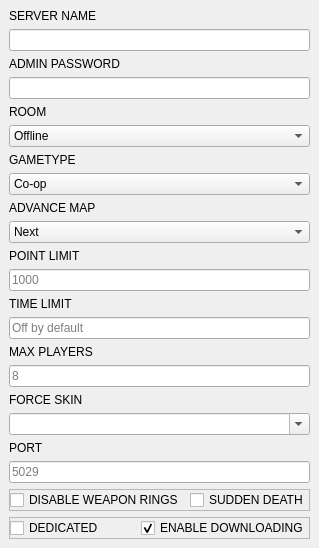
                        <widget class="QWidget" name="scrollAreaWidgetContents_4">
                         <property name="geometry">
                          <rect>
                           <x>0</x>
                           <y>0</y>
                           <width>278</width>
                           <height>536</height>
                          </rect>
                         </property>
                         <layout class="QVBoxLayout" name="verticalLayout_16">
                          <property name="leftMargin">
                           <number>9</number>
                          </property>
                          <property name="topMargin">
                           <number>9</number>
                          </property>
                          <property name="rightMargin">
                           <number>9</number>
                          </property>
                          <property name="bottomMargin">
                           <number>9</number>
                          </property>
                          <item>
                           <widget class="QLabel" name="ServerNameLabel">
                            <property name="text">
                             <string>SERVER NAME</string>
                            </property>
                           </widget>
                          </item>
                          <item>
                           <widget class="QLineEdit" name="ServerNameInput"/>
                          </item>
                          <item>
                           <widget class="QLabel" name="AdminPasswordLabel">
                            <property name="text">
                             <string>ADMIN PASSWORD</string>
                            </property>
                           </widget>
                          </item>
                          <item>
                           <widget class="QLineEdit" name="AdminPasswordInput">
                            <property name="echoMode">
                             <enum>QLineEdit::Password</enum>
                            </property>
                           </widget>
                          </item>
                          <item>
                           <widget class="QLabel" name="RoomLabel">
                            <property name="text">
                             <string>ROOM</string>
                            </property>
                           </widget>
                          </item>
                          <item>
                           <widget class="QComboBox" name="RoomInput">
                            <item>
                             <property name="text">
                              <string>Offline</string>
                             </property>
                            </item>
                            <item>
                             <property name="text">
                              <string>Standard</string>
                             </property>
                            </item>
                            <item>
                             <property name="text">
                              <string>Casual</string>
                             </property>
                            </item>
                            <item>
                             <property name="text">
                              <string>Hugs</string>
                             </property>
                            </item>
                            <item>
                             <property name="text">
                              <string>OLDC</string>
                             </property>
                            </item>
                           </widget>
                          </item>
                          <item>
                           <widget class="QLabel" name="GametypeLabel">
                            <property name="text">
                             <string>GAMETYPE</string>
                            </property>
                           </widget>
                          </item>
                          <item>
                           <widget class="QComboBox" name="GametypeInput">
                            <item>
                             <property name="text">
                              <string>Co-op</string>
                             </property>
                            </item>
                            <item>
                             <property name="text">
                              <string>Competition</string>
                             </property>
                            </item>
                            <item>
                             <property name="text">
                              <string>Race</string>
                             </property>
                            </item>
                            <item>
                             <property name="text">
                              <string>Match</string>
                             </property>
                            </item>
                            <item>
                             <property name="text">
                              <string>Team Match</string>
                             </property>
                            </item>
                            <item>
                             <property name="text">
                              <string>Tag</string>
                             </property>
                            </item>
                            <item>
                             <property name="text">
                              <string>Hide and Seek</string>
                             </property>
                            </item>
                            <item>
                             <property name="text">
                              <string>Capture the Flag</string>
                             </property>
                            </item>
                           </widget>
                          </item>
                          <item>
                           <widget class="QLabel" name="AdvanceMapLabel">
                            <property name="text">
                             <string>ADVANCE MAP</string>
                            </property>
                           </widget>
                          </item>
                          <item>
                           <widget class="QComboBox" name="AdvanceMapInput">
                            <property name="currentIndex">
                             <number>1</number>
                            </property>
                            <item>
                             <property name="text">
                              <string>Off</string>
                             </property>
                            </item>
                            <item>
                             <property name="text">
                              <string>Next</string>
                             </property>
                            </item>
                            <item>
                             <property name="text">
                              <string>Random</string>
                             </property>
                            </item>
                           </widget>
                          </item>
                          <item>
                           <widget class="QLabel" name="PointLimitLabel">
                            <property name="text">
                             <string>POINT LIMIT</string>
                            </property>
                           </widget>
                          </item>
                          <item>
                           <widget class="QLineEdit" name="PointLimitInput">
                            <property name="placeholderText">
                             <string>1000</string>
                            </property>
                           </widget>
                          </item>
                          <item>
                           <widget class="QLabel" name="TimeLimitLabel">
                            <property name="text">
                             <string>TIME LIMIT</string>
                            </property>
                           </widget>
                          </item>
                          <item>
                           <widget class="QLineEdit" name="TimeLimitInput">
                            <property name="placeholderText">
                             <string>Off by default</string>
                            </property>
                           </widget>
                          </item>
                          <item>
                           <widget class="QLabel" name="MaxPlayersLabel">
                            <property name="text">
                             <string>MAX PLAYERS</string>
                            </property>
                           </widget>
                          </item>
                          <item>
                           <widget class="QLineEdit" name="MaxPlayersInput">
                            <property name="placeholderText">
                             <string>8</string>
                            </property>
                           </widget>
                          </item>
                          <item>
                           <widget class="QLabel" name="ForceSkinLabel">
                            <property name="text">
                             <string>FORCE SKIN</string>
                            </property>
                           </widget>
                          </item>
                          <item>
                           <widget class="QComboBox" name="ForceSkinInput">
                            <property name="styleSheet">
                             <string notr="true"/>
                            </property>
                            <property name="editable">
                             <bool>true</bool>
                            </property>
                            <item>
                             <property name="text">
                              <string/>
                             </property>
                            </item>
                            <item>
                             <property name="text">
                              <string>Sonic</string>
                             </property>
                            </item>
                            <item>
                             <property name="text">
                              <string>Tails</string>
                             </property>
                            </item>
                            <item>
                             <property name="text">
                              <string>Knuckles</string>
                             </property>
                            </item>
                            <item>
                             <property name="text">
                              <string>Amy</string>
                             </property>
                            </item>
                            <item>
                             <property name="text">
                              <string>Fang</string>
                             </property>
                            </item>
                            <item>
                             <property name="text">
                              <string>Metal Sonic</string>
                             </property>
                            </item>
                           </widget>
                          </item>
                          <item>
                           <widget class="QLabel" name="PortLabel">
                            <property name="text">
                             <string>PORT</string>
                            </property>
                           </widget>
                          </item>
                          <item>
                           <widget class="QLineEdit" name="PortInput">
                            <property name="inputMask">
                             <string/>
                            </property>
                            <property name="placeholderText">
                             <string>5029</string>
                            </property>
                           </widget>
                          </item>
                          <item>
                           <widget class="QFrame" name="frame_15">
                            <property name="frameShape">
                             <enum>QFrame::StyledPanel</enum>
                            </property>
                            <property name="frameShadow">
                             <enum>QFrame::Raised</enum>
                            </property>
                            <layout class="QHBoxLayout" name="horizontalLayout_11">
                             <property name="leftMargin">
                              <number>0</number>
                             </property>
                             <property name="topMargin">
                              <number>0</number>
                             </property>
                             <property name="rightMargin">
                              <number>0</number>
                             </property>
                             <property name="bottomMargin">
                              <number>0</number>
                             </property>
                             <item>
                              <widget class="QCheckBox" name="DisableWeaponsToggle">
                               <property name="minimumSize">
                                <size>
                                 <width>0</width>
                                 <height>0</height>
                                </size>
                               </property>
                               <property name="text">
                                <string>DISABLE WEAPON RINGS</string>
                               </property>
                              </widget>
                             </item>
                             <item>
                              <widget class="QCheckBox" name="SuddenDeathToggle">
                               <property name="minimumSize">
                                <size>
                                 <width>0</width>
                                 <height>0</height>
                                </size>
                               </property>
                               <property name="text">
                                <string>SUDDEN DEATH</string>
                               </property>
                              </widget>
                             </item>
                            </layout>
                           </widget>
                          </item>
                          <item>
                           <widget class="QFrame" name="frame">
                            <property name="frameShape">
                             <enum>QFrame::StyledPanel</enum>
                            </property>
                            <property name="frameShadow">
                             <enum>QFrame::Raised</enum>
                            </property>
                            <layout class="QHBoxLayout" name="horizontalLayout_14">
                             <property name="leftMargin">
                              <number>0</number>
                             </property>
                             <property name="topMargin">
                              <number>0</number>
                             </property>
                             <property name="rightMargin">
                              <number>0</number>
                             </property>
                             <property name="bottomMargin">
                              <number>0</number>
                             </property>
                             <item>
                              <widget class="QCheckBox" name="DedicatedServerToggle">
                               <property name="styleSheet">
                                <string notr="true"/>
                               </property>
                               <property name="text">
                                <string>DEDICATED</string>
                               </property>
                               <property name="checked">
                                <bool>false</bool>
                               </property>
                              </widget>
                             </item>
                             <item>
                              <widget class="QCheckBox" name="UploadToggle">
                               <property name="text">
                                <string>ENABLE DOWNLOADING</string>
                               </property>
                               <property name="checked">
                                <bool>true</bool>
                               </property>
                              </widget>
                             </item>
                            </layout>
                           </widget>
                          </item>
                          <item>
                           <spacer name="verticalSpacer_4">
                            <property name="orientation">
                             <enum>Qt::Vertical</enum>
                            </property>
                            <property name="sizeHint" stdset="0">
                             <size>
                              <width>20</width>
                              <height>40</height>
                             </size>
                            </property>
                           </spacer>
                          </item>
                         </layout>
                        </widget>
